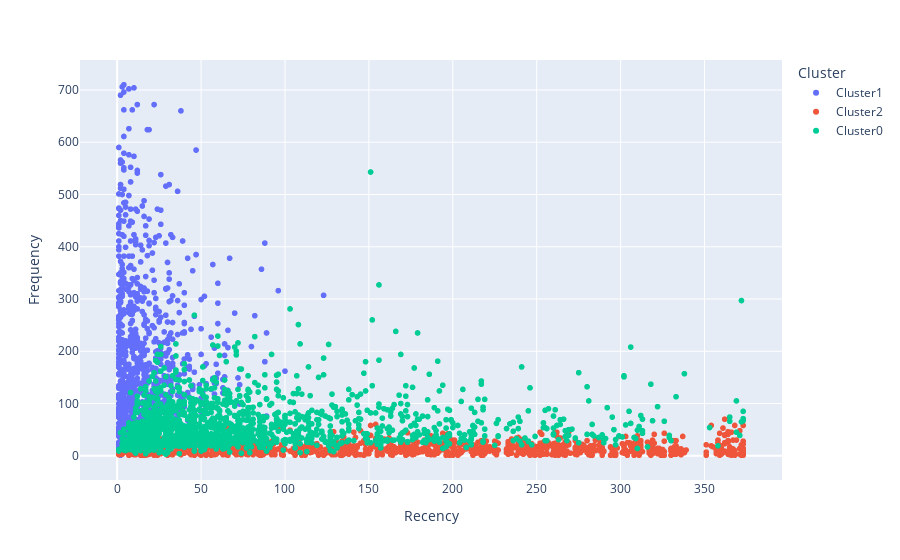

The notebook cell saved with this chart:
### Code cell
# Recency V/s Frequency
fig = px.scatter(RFM_data,x = 'Recency',y = 'Frequency', color = 'Cluster')
fig.show()

### Figure 1 — Plotly figure (JSON) as saved in the notebook; plotly's stock layout.template omitted (floating-point values rounded to 4 significant figures; data arrays with more than 128 entries replaced by an {"elided": "..."} marker saying what was removed)
{"data": [{"hovertemplate": "Cluster=Cluster1<br>Recency=%{x}<br>Frequency=%{y}<extra></extra>", "legendgroup": "Cluster1", "marker": {"color": "#636efa", "symbol": "circle"}, "mode": "markers", "name": "Cluster1", "showlegend": true, "type": "scattergl", "x": {"elided": "992 int values"}, "xaxis": "x", "y": {"elided": "992 int values"}, "yaxis": "y"}, {"hovertemplate": "Cluster=Cluster2<br>Recency=%{x}<br>Frequency=%{y}<extra></extra>", "legendgroup": "Cluster2", "marker": {"color": "#EF553B", "symbol": "circle"}, "mode": "markers", "name": "Cluster2", "showlegend": true, "type": "scattergl", "x": {"elided": "1256 int values"}, "xaxis": "x", "y": {"elided": "1256 int values"}, "yaxis": "y"}, {"hovertemplate": "Cluster=Cluster0<br>Recency=%{x}<br>Frequency=%{y}<extra></extra>", "legendgroup": "Cluster0", "marker": {"color": "#00cc96", "symbol": "circle"}, "mode": "markers", "name": "Cluster0", "showlegend": true, "type": "scattergl", "x": {"elided": "1599 int values"}, "xaxis": "x", "y": {"elided": "1599 int values"}, "yaxis": "y"}], "layout": {"legend": {"title": {"text": "Cluster"}, "tracegroupgap": 0}, "margin": {"t": 60}, "xaxis": {"anchor": "y", "domain": [0, 1], "title": {"text": "Recency"}}, "yaxis": {"anchor": "x", "domain": [0, 1], "title": {"text": "Frequency"}}}}
